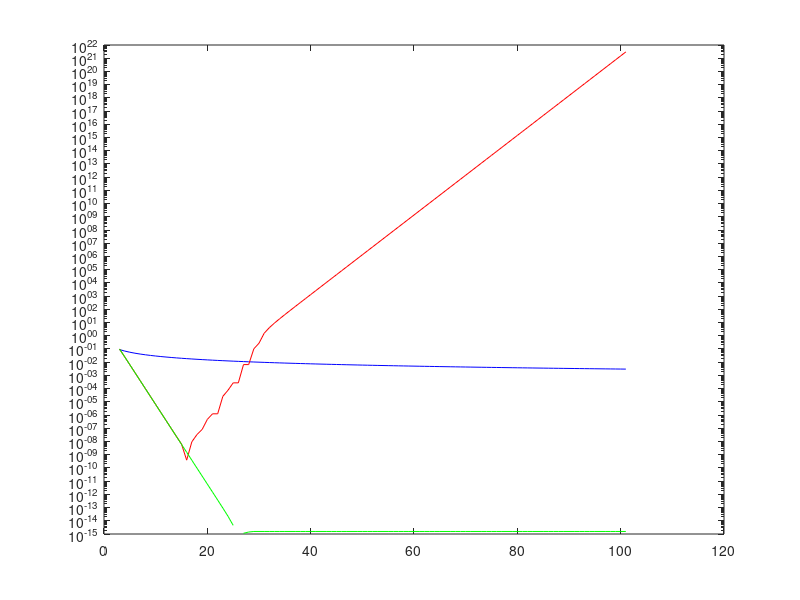

Source code (MATLAB):
s(2)=1+1/4;  	

for n=2:100
	s(n+1)=s(n)+1/((n+1)^2);  
	y(n+1)=sqrt(6*s(n+1));
	errorey(n+1)=abs(y(n+1)-pi)/pi;
end;

semilogy([3:101],errorey(3:101),'b-')
hold on

w(2)=2;          	

for n=2:100
	w(n+1)=2^(n-1/2)*sqrt(1-sqrt(1-4^(1-n)*w(n)^2));
	errorew(n+1)=abs(w(n+1)-pi)/pi;
end;

semilogy([3:101],errorew(3:101),'r-')


z(2)=2;		

for n=2:100
	z(n+1)=(sqrt(2)*z(n))/(sqrt(1+sqrt(1-4^(1-n)*z(n)^2)));
	errorez(n+1)=abs(z(n+1)-pi)/pi;
end;

semilogy([3:101],errorez(3:101),'g-')

hold off

